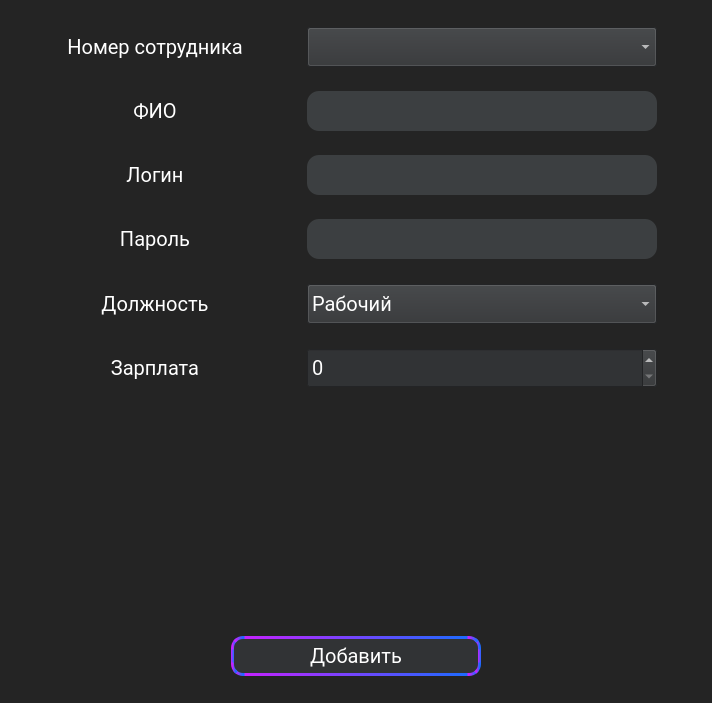
<?xml version="1.0" encoding="UTF-8"?>
<ui version="4.0">
 <class>editEmployee</class>
 <widget class="QMainWindow" name="editEmployee">
  <property name="geometry">
   <rect>
    <x>0</x>
    <y>0</y>
    <width>712</width>
    <height>703</height>
   </rect>
  </property>
  <property name="windowTitle">
   <string>MainWindow</string>
  </property>
  <widget class="QWidget" name="centralwidget">
   <property name="styleSheet">
    <string notr="true">QWidget{
	background-color: #242424;
	font-family: Roboto;
	color: white;
	font-size: 20px;
	font-weight: 100px;
}
</string>
   </property>
   <layout class="QVBoxLayout" name="verticalLayout">
    <item>
     <spacer name="verticalSpacer_4">
      <property name="orientation">
       <enum>Qt::Vertical</enum>
      </property>
      <property name="sizeHint" stdset="0">
       <size>
        <width>20</width>
        <height>7</height>
       </size>
      </property>
     </spacer>
    </item>
    <item>
     <layout class="QHBoxLayout" name="horizontalLayout_6">
      <item>
       <spacer name="horizontalSpacer_16">
        <property name="orientation">
         <enum>Qt::Horizontal</enum>
        </property>
        <property name="sizeHint" stdset="0">
         <size>
          <width>40</width>
          <height>20</height>
         </size>
        </property>
       </spacer>
      </item>
      <item>
       <widget class="QLabel" name="lbl_position_2">
        <property name="minimumSize">
         <size>
          <width>200</width>
          <height>35</height>
         </size>
        </property>
        <property name="text">
         <string>Номер сотрудника</string>
        </property>
        <property name="alignment">
         <set>Qt::AlignCenter</set>
        </property>
       </widget>
      </item>
      <item>
       <spacer name="horizontalSpacer_17">
        <property name="orientation">
         <enum>Qt::Horizontal</enum>
        </property>
        <property name="sizeHint" stdset="0">
         <size>
          <width>40</width>
          <height>20</height>
         </size>
        </property>
       </spacer>
      </item>
      <item>
       <widget class="QComboBox" name="numEmployee">
        <property name="minimumSize">
         <size>
          <width>350</width>
          <height>40</height>
         </size>
        </property>
        <property name="styleSheet">
         <string notr="true">QComboBox{
	background-color:  #313335;
}</string>
        </property>
       </widget>
      </item>
      <item>
       <spacer name="horizontalSpacer_18">
        <property name="orientation">
         <enum>Qt::Horizontal</enum>
        </property>
        <property name="sizeHint" stdset="0">
         <size>
          <width>40</width>
          <height>20</height>
         </size>
        </property>
       </spacer>
      </item>
     </layout>
    </item>
    <item>
     <spacer name="verticalSpacer_5">
      <property name="orientation">
       <enum>Qt::Vertical</enum>
      </property>
      <property name="sizeHint" stdset="0">
       <size>
        <width>20</width>
        <height>8</height>
       </size>
      </property>
     </spacer>
    </item>
    <item>
     <layout class="QHBoxLayout" name="horizontalLayout">
      <item>
       <spacer name="horizontalSpacer">
        <property name="orientation">
         <enum>Qt::Horizontal</enum>
        </property>
        <property name="sizeHint" stdset="0">
         <size>
          <width>40</width>
          <height>20</height>
         </size>
        </property>
       </spacer>
      </item>
      <item>
       <widget class="QLabel" name="lbl_FullName">
        <property name="minimumSize">
         <size>
          <width>200</width>
          <height>35</height>
         </size>
        </property>
        <property name="text">
         <string>ФИО</string>
        </property>
        <property name="alignment">
         <set>Qt::AlignCenter</set>
        </property>
       </widget>
      </item>
      <item>
       <spacer name="horizontalSpacer_2">
        <property name="orientation">
         <enum>Qt::Horizontal</enum>
        </property>
        <property name="sizeHint" stdset="0">
         <size>
          <width>40</width>
          <height>20</height>
         </size>
        </property>
       </spacer>
      </item>
      <item>
       <widget class="QLineEdit" name="Full_name_edit">
        <property name="minimumSize">
         <size>
          <width>350</width>
          <height>40</height>
         </size>
        </property>
        <property name="styleSheet">
         <string notr="true">QLineEdit{
	background-color: #3C3F41;
	border-radius: 12%;
	color: white;
	font-size: 20px;
}</string>
        </property>
       </widget>
      </item>
      <item>
       <spacer name="horizontalSpacer_3">
        <property name="orientation">
         <enum>Qt::Horizontal</enum>
        </property>
        <property name="sizeHint" stdset="0">
         <size>
          <width>40</width>
          <height>20</height>
         </size>
        </property>
       </spacer>
      </item>
     </layout>
    </item>
    <item>
     <spacer name="verticalSpacer_6">
      <property name="orientation">
       <enum>Qt::Vertical</enum>
      </property>
      <property name="sizeHint" stdset="0">
       <size>
        <width>20</width>
        <height>7</height>
       </size>
      </property>
     </spacer>
    </item>
    <item>
     <layout class="QHBoxLayout" name="horizontalLayout_2">
      <item>
       <spacer name="horizontalSpacer_4">
        <property name="orientation">
         <enum>Qt::Horizontal</enum>
        </property>
        <property name="sizeHint" stdset="0">
         <size>
          <width>40</width>
          <height>20</height>
         </size>
        </property>
       </spacer>
      </item>
      <item>
       <widget class="QLabel" name="lbl_Login">
        <property name="minimumSize">
         <size>
          <width>200</width>
          <height>35</height>
         </size>
        </property>
        <property name="text">
         <string>Логин</string>
        </property>
        <property name="alignment">
         <set>Qt::AlignCenter</set>
        </property>
       </widget>
      </item>
      <item>
       <spacer name="horizontalSpacer_5">
        <property name="orientation">
         <enum>Qt::Horizontal</enum>
        </property>
        <property name="sizeHint" stdset="0">
         <size>
          <width>40</width>
          <height>20</height>
         </size>
        </property>
       </spacer>
      </item>
      <item>
       <widget class="QLineEdit" name="Login_edit">
        <property name="minimumSize">
         <size>
          <width>350</width>
          <height>40</height>
         </size>
        </property>
        <property name="styleSheet">
         <string notr="true">QLineEdit{
	background-color: #3C3F41;
	border-radius: 12%;
	color: white;
	font-size: 20px;
}</string>
        </property>
       </widget>
      </item>
      <item>
       <spacer name="horizontalSpacer_6">
        <property name="orientation">
         <enum>Qt::Horizontal</enum>
        </property>
        <property name="sizeHint" stdset="0">
         <size>
          <width>40</width>
          <height>20</height>
         </size>
        </property>
       </spacer>
      </item>
     </layout>
    </item>
    <item>
     <spacer name="verticalSpacer_7">
      <property name="orientation">
       <enum>Qt::Vertical</enum>
      </property>
      <property name="sizeHint" stdset="0">
       <size>
        <width>20</width>
        <height>7</height>
       </size>
      </property>
     </spacer>
    </item>
    <item>
     <layout class="QHBoxLayout" name="horizontalLayout_3">
      <item>
       <spacer name="horizontalSpacer_7">
        <property name="orientation">
         <enum>Qt::Horizontal</enum>
        </property>
        <property name="sizeHint" stdset="0">
         <size>
          <width>40</width>
          <height>20</height>
         </size>
        </property>
       </spacer>
      </item>
      <item>
       <widget class="QLabel" name="lbl_passwd">
        <property name="minimumSize">
         <size>
          <width>200</width>
          <height>35</height>
         </size>
        </property>
        <property name="text">
         <string>Пароль</string>
        </property>
        <property name="alignment">
         <set>Qt::AlignCenter</set>
        </property>
       </widget>
      </item>
      <item>
       <spacer name="horizontalSpacer_8">
        <property name="orientation">
         <enum>Qt::Horizontal</enum>
        </property>
        <property name="sizeHint" stdset="0">
         <size>
          <width>40</width>
          <height>20</height>
         </size>
        </property>
       </spacer>
      </item>
      <item>
       <widget class="QLineEdit" name="Passwd_edit">
        <property name="minimumSize">
         <size>
          <width>350</width>
          <height>40</height>
         </size>
        </property>
        <property name="styleSheet">
         <string notr="true">QLineEdit{
	background-color: #3C3F41;
	border-radius: 12%;
	color: white;
	font-size: 20px;
}</string>
        </property>
       </widget>
      </item>
      <item>
       <spacer name="horizontalSpacer_9">
        <property name="orientation">
         <enum>Qt::Horizontal</enum>
        </property>
        <property name="sizeHint" stdset="0">
         <size>
          <width>40</width>
          <height>20</height>
         </size>
        </property>
       </spacer>
      </item>
     </layout>
    </item>
    <item>
     <spacer name="verticalSpacer_8">
      <property name="orientation">
       <enum>Qt::Vertical</enum>
      </property>
      <property name="sizeHint" stdset="0">
       <size>
        <width>20</width>
        <height>8</height>
       </size>
      </property>
     </spacer>
    </item>
    <item>
     <layout class="QHBoxLayout" name="horizontalLayout_5">
      <item>
       <spacer name="horizontalSpacer_13">
        <property name="orientation">
         <enum>Qt::Horizontal</enum>
        </property>
        <property name="sizeHint" stdset="0">
         <size>
          <width>40</width>
          <height>20</height>
         </size>
        </property>
       </spacer>
      </item>
      <item>
       <widget class="QLabel" name="lbl_position">
        <property name="minimumSize">
         <size>
          <width>200</width>
          <height>35</height>
         </size>
        </property>
        <property name="text">
         <string>Должность</string>
        </property>
        <property name="alignment">
         <set>Qt::AlignCenter</set>
        </property>
       </widget>
      </item>
      <item>
       <spacer name="horizontalSpacer_14">
        <property name="orientation">
         <enum>Qt::Horizontal</enum>
        </property>
        <property name="sizeHint" stdset="0">
         <size>
          <width>40</width>
          <height>20</height>
         </size>
        </property>
       </spacer>
      </item>
      <item>
       <widget class="QComboBox" name="Position">
        <property name="minimumSize">
         <size>
          <width>350</width>
          <height>40</height>
         </size>
        </property>
        <property name="styleSheet">
         <string notr="true">QComboBox{
	background-color:  #313335;
}</string>
        </property>
        <item>
         <property name="text">
          <string>Рабочий</string>
         </property>
        </item>
        <item>
         <property name="text">
          <string>Ветеринар</string>
         </property>
        </item>
        <item>
         <property name="text">
          <string>Администратор</string>
         </property>
        </item>
        <item>
         <property name="text">
          <string>Заведующий хозяйством</string>
         </property>
        </item>
       </widget>
      </item>
      <item>
       <spacer name="horizontalSpacer_15">
        <property name="orientation">
         <enum>Qt::Horizontal</enum>
        </property>
        <property name="sizeHint" stdset="0">
         <size>
          <width>40</width>
          <height>20</height>
         </size>
        </property>
       </spacer>
      </item>
     </layout>
    </item>
    <item>
     <spacer name="verticalSpacer_9">
      <property name="orientation">
       <enum>Qt::Vertical</enum>
      </property>
      <property name="sizeHint" stdset="0">
       <size>
        <width>20</width>
        <height>7</height>
       </size>
      </property>
     </spacer>
    </item>
    <item>
     <layout class="QHBoxLayout" name="horizontalLayout_7">
      <item>
       <spacer name="horizontalSpacer_19">
        <property name="orientation">
         <enum>Qt::Horizontal</enum>
        </property>
        <property name="sizeHint" stdset="0">
         <size>
          <width>40</width>
          <height>20</height>
         </size>
        </property>
       </spacer>
      </item>
      <item>
       <widget class="QLabel" name="lbl_salary">
        <property name="minimumSize">
         <size>
          <width>200</width>
          <height>35</height>
         </size>
        </property>
        <property name="text">
         <string>Зарплата</string>
        </property>
        <property name="alignment">
         <set>Qt::AlignCenter</set>
        </property>
       </widget>
      </item>
      <item>
       <spacer name="horizontalSpacer_20">
        <property name="orientation">
         <enum>Qt::Horizontal</enum>
        </property>
        <property name="sizeHint" stdset="0">
         <size>
          <width>40</width>
          <height>20</height>
         </size>
        </property>
       </spacer>
      </item>
      <item>
       <widget class="QDoubleSpinBox" name="Salary">
        <property name="minimumSize">
         <size>
          <width>350</width>
          <height>40</height>
         </size>
        </property>
        <property name="styleSheet">
         <string notr="true">QDoubleSpinBox
{
	background-color:  #313335;
}</string>
        </property>
        <property name="decimals">
         <number>0</number>
        </property>
        <property name="maximum">
         <double>1000000.000000000000000</double>
        </property>
       </widget>
      </item>
      <item>
       <spacer name="horizontalSpacer_21">
        <property name="orientation">
         <enum>Qt::Horizontal</enum>
        </property>
        <property name="sizeHint" stdset="0">
         <size>
          <width>40</width>
          <height>20</height>
         </size>
        </property>
       </spacer>
      </item>
     </layout>
    </item>
    <item>
     <spacer name="verticalSpacer_10">
      <property name="orientation">
       <enum>Qt::Vertical</enum>
      </property>
      <property name="sizeHint" stdset="0">
       <size>
        <width>20</width>
        <height>7</height>
       </size>
      </property>
     </spacer>
    </item>
    <item>
     <layout class="QHBoxLayout" name="horizontalLayout_8">
      <item>
       <spacer name="horizontalSpacer_22">
        <property name="orientation">
         <enum>Qt::Horizontal</enum>
        </property>
        <property name="sizeHint" stdset="0">
         <size>
          <width>40</width>
          <height>20</height>
         </size>
        </property>
       </spacer>
      </item>
      <item>
       <widget class="QLabel" name="image_worker">
        <property name="sizePolicy">
         <sizepolicy hsizetype="Fixed" vsizetype="Fixed">
          <horstretch>1</horstretch>
          <verstretch>1</verstretch>
         </sizepolicy>
        </property>
        <property name="minimumSize">
         <size>
          <width>200</width>
          <height>200</height>
         </size>
        </property>
        <property name="maximumSize">
         <size>
          <width>150</width>
          <height>150</height>
         </size>
        </property>
        <property name="text">
         <string/>
        </property>
        <property name="pixmap">
         <pixmap>icons/roles/fraud.png</pixmap>
        </property>
        <property name="scaledContents">
         <bool>true</bool>
        </property>
       </widget>
      </item>
      <item>
       <spacer name="horizontalSpacer_23">
        <property name="orientation">
         <enum>Qt::Horizontal</enum>
        </property>
        <property name="sizeHint" stdset="0">
         <size>
          <width>40</width>
          <height>20</height>
         </size>
        </property>
       </spacer>
      </item>
     </layout>
    </item>
    <item>
     <spacer name="verticalSpacer_11">
      <property name="orientation">
       <enum>Qt::Vertical</enum>
      </property>
      <property name="sizeHint" stdset="0">
       <size>
        <width>20</width>
        <height>8</height>
       </size>
      </property>
     </spacer>
    </item>
    <item>
     <layout class="QHBoxLayout" name="horizontalLayout_9">
      <item>
       <spacer name="horizontalSpacer_24">
        <property name="orientation">
         <enum>Qt::Horizontal</enum>
        </property>
        <property name="sizeHint" stdset="0">
         <size>
          <width>40</width>
          <height>20</height>
         </size>
        </property>
       </spacer>
      </item>
      <item>
       <widget class="QPushButton" name="btn_confirm">
        <property name="minimumSize">
         <size>
          <width>250</width>
          <height>40</height>
         </size>
        </property>
        <property name="styleSheet">
         <string notr="true">QPushButton{
	background-color: #313335;
	border: 3px qlineargradient(spread:pad, x1:0, y1:0, x2:1, y2:0, stop:0 #C622FF, stop:1 #1D6BFF);
	border-style: solid;
	border-radius: 12%;
}
QPushButton:hover{
background-color:  #5C6164;
}

QPushButton:pressed{
background-color:  #5C6164;
}

QPushButton:after{
background-color:  #5C6164;
}</string>
        </property>
        <property name="text">
         <string>Добавить</string>
        </property>
        <property name="shortcut">
         <string>Return</string>
        </property>
       </widget>
      </item>
      <item>
       <spacer name="horizontalSpacer_25">
        <property name="orientation">
         <enum>Qt::Horizontal</enum>
        </property>
        <property name="sizeHint" stdset="0">
         <size>
          <width>40</width>
          <height>20</height>
         </size>
        </property>
       </spacer>
      </item>
     </layout>
    </item>
    <item>
     <spacer name="verticalSpacer_12">
      <property name="orientation">
       <enum>Qt::Vertical</enum>
      </property>
      <property name="sizeHint" stdset="0">
       <size>
        <width>20</width>
        <height>7</height>
       </size>
      </property>
     </spacer>
    </item>
   </layout>
  </widget>
 </widget>
 <resources/>
 <connections/>
</ui>
